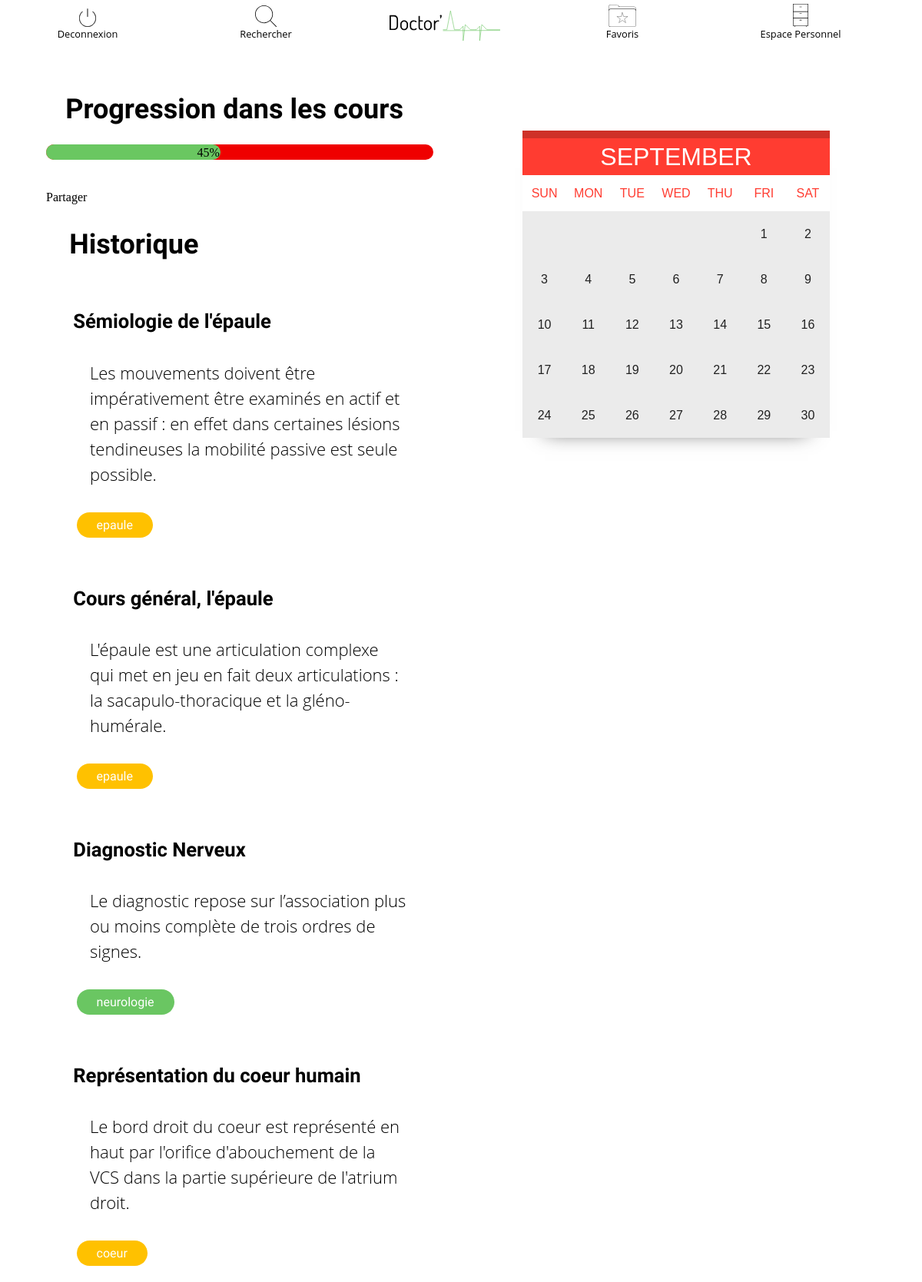
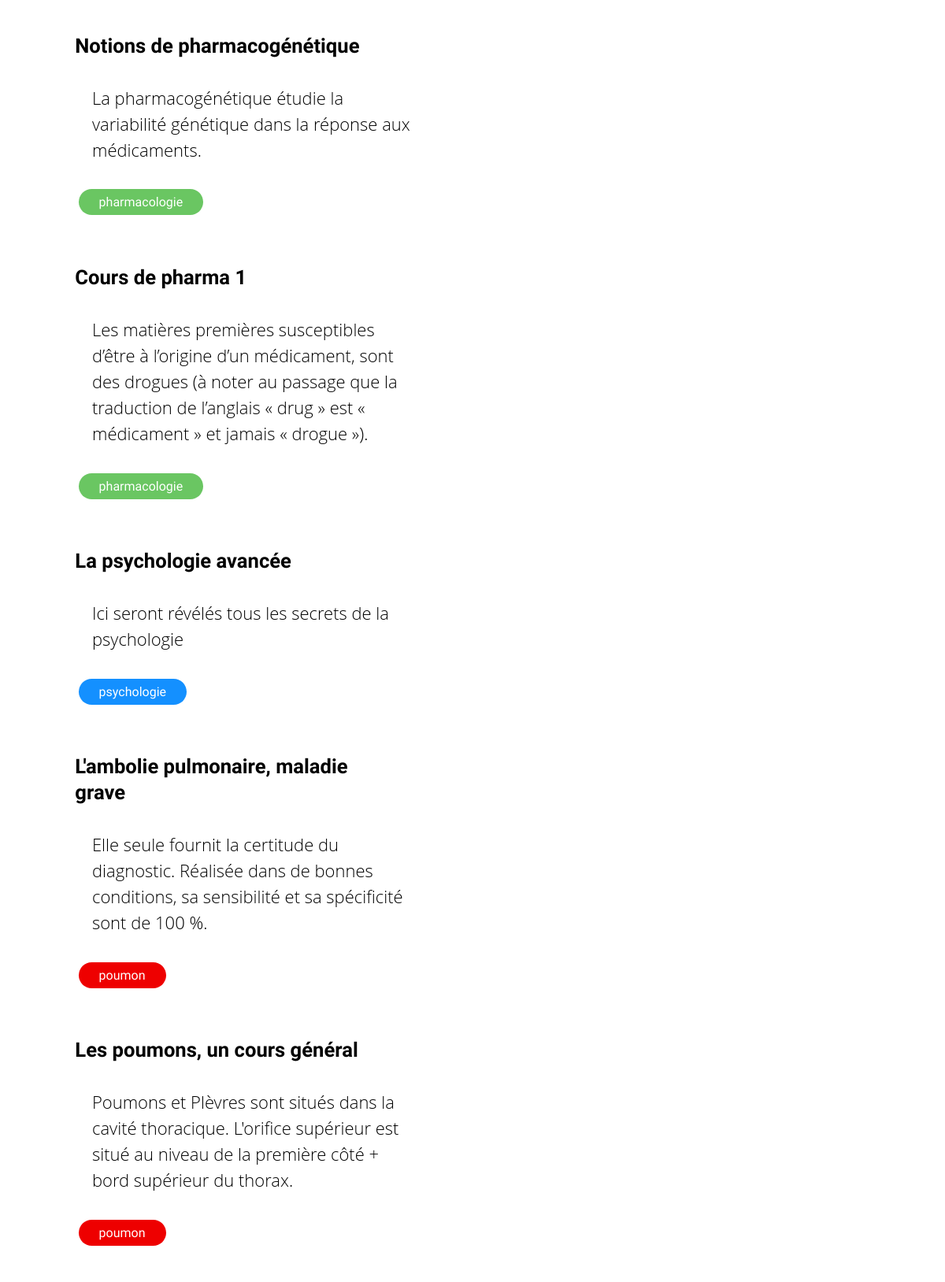
Screenshot of /users/organisation (signed in) with the database file from the repository (2 pictures, top to bottom).
### tables this page shows
CREATE TABLE `cours` (
  `id` int(11) NOT NULL,
  `name` varchar(255) NOT NULL,
  `content` text NOT NULL,
  `mat_id` int(11) NOT NULL,
  `tag_id` int(11) NOT NULL,
  `full_content` text NOT NULL
);

CREATE TABLE `tags` (
  `id` int(11) NOT NULL,
  `name` varchar(20) NOT NULL,
  `color` varchar(20) NOT NULL
);

### controllers/users.php (called while the page is built, shortened)
<?php
class Users extends Controller
{
    protected function organisation()
    {
        $viewmodel = new UserModel();
        $this->returnView($viewmodel->organisation(), false);
    }
}

### classes/Model.php (called while the page is built, shortened)
<?php
abstract class Model
{
    public function __construct()
    {
        $this->_db = new PDO(DBN, DB_USER, DB_PASS);
    }
}

### model/user.php (called while the page is built, shortened)
<?php
class UserModel extends Model
{
    public function organisation()
    {
        $sql = "SELECT cours.id as cours_id, cours.name as cours_name, cours.tag_id as tag, cours.content as cours_content, tags.name as tag_name, tags.color as tag_color FROM (((`users`
                INNER JOIN `history` ON users.id = history.user_id)
                INNER JOIN `cours` ON history.cours_id = cours.id)
                INNER JOIN `tags` ON tags.id = cours.tag_id) WHERE users.id = :id ORDER BY history.id DESC";
        $this->_stmt = $this->_db->prepare($sql);
        $this->_stmt->bindValue(':id', $_SESSION['id']);
        $this->_stmt->execute();
        $row = $this->_stmt->fetchAll(PDO::FETCH_ASSOC);
        $stmt = $this->_db->prepare('SELECT COUNT(*) FROM `cours`');
        $stmt->execute();
        $roow = $stmt->fetchColumn();
        $stmt_progress = $this->_db->prepare('SELECT COUNT(*) FROM `history` WHERE user_id = :id');
        $stmt_progress->bindValue(':id', $_SESSION['id']);
        $stmt_progress->execute();
        $rows = $stmt_progress->fetchColumn();
        $row_final['history'] = $row;
        $row_final['total'] = $roow;
        $row_final['count'] = $rows;
        $row_final['width'] = (int) ($rows / $roow * 100);
        return $row_final;
    }
}

### views/users/organisation.php (the view, shortened to what this page needs)
<!doctype html>
<html lang="fr">
<head>
    <link rel="stylesheet" href="../assets/styles/main.css">
</head>
<body>
<?php require "includes/nav_bar.php"?>
<section id="calendar">
    <div id="wrapOverall">
        <div id="calendar">
            <table>
                <div id="month">
                    <th class="month" colspan="7">SEPTEMBER</th>
                </div>
                <div id="weeks">
                    <tr class="weeks">
                        <td>SUN</td>
                        <td>MON</td>
                        <td>TUE</td>
                        <td>WED</td>
                        <td>THU</td>
                        <td>FRI</td>
                        <td>SAT</td>
                    </tr>
                </div>
                <div id="days">
                    <tr class="week1">
                        <td></td>
                        <td></td>
                        <td></td>
                        <td></td>
                        <td></td>
                        <td class="days">1</td>
                        <td class="days">2</td>
                    </tr>
                    <tr class="week2">
                        <td class="days">3</td>
                        <td class="days">4</td>
                        <td class="days">5</td>
                        <td class="days">6</td>
                        <td class="days">7</td>
                        <td class="days">8</td>
                        <td class="days">9</td>
                    </tr>
                    <tr class="week3">
                        <td class="days">10</td>
                        <td class="days">11</td>
                        <td class="days">12</td>
                        <td class="days">13</td>
                        <td class="days">14</td>
                        <td class="days">15</td>
                        <td class="days">16</td>
                    </tr>
                    <tr class="week4">
                        <td class="days">17</td>
                        <td class="days">18</td>
                        <td class="days">19</td>
                        <td class="days">20</td>
                        <td class="days">21</td>
                        <td class="days">22</td>
                        <td class="days">23</td>
                    </tr>
                    <tr class="week5">
                        <td class="days">24</td>
                        <td class="days">25</td>
                        <td class="days">26</td>
                        <td class="days">27</td>
                        <td class="days">28</td>
                        <td class="days">29</td>
                        <td class="days">30</td>
                    </tr>
                </div>
            </table>
        </div>
</section>
<section id="historique">
    <h2 style="font-size: 36px;">Progression dans les cours</h2>
    <div style="width: 100%; height: 20px; background: #EF0000;margin-bottom: 40px; border-radius: 10px;position: relative;" class="jauge">
        <div style="width: <?=$viewmodel['width']?>%; height: 20px; background: #6AC761; border-radius: 10px;"></div>
        <p style="position: absolute;top: 2px;left: <?=$viewmodel['width'] - 6?>%;"><?=$viewmodel['width']?>%</p>
    </div>
    <div class="fb-share-button" data-href="http://vivianebadach.eu/doctorapp" data-layout="button" data-size="large" data-mobile-iframe="false"><a class="fb-xfbml-parse-ignore" target="_blank" href="https://www.facebook.com/sharer/sharer.php?u=http%3A%2F%2Fvivianebadach.eu%2F&amp;src=sdkpreparse">Partager</a></div>
    <h1 style="font-size: 36px;margin-top: 10px;">Historique</h1>
    <?php foreach ($viewmodel['history'] as $item): ?>
        <article class="article" style="margin: 25px auto;">
            <a href="<?=ROOT_URL . 'courses/articles/' . $item['cours_id']?>">
                <h2><?=$item['cours_name']?></h2>
                <p><?=$item['cours_content']?></p>
                <div class="<?=$item['tag_color']?>_tag"><?=$item['tag_name']?></div>
            </a>
        </article>
    <?php endforeach; ?>
</section>
</body>
</html>

### assets/styles/main.css (style rules this page uses)
* { margin: 0; padding: 0; }
*, *:before, *:after { box-sizing: border-box; }
h2 { font-family: 'Dosis', sans-serif; font-weight: 700; padding: 5%; }
h1 { text-align: center; padding: 4% 0; font-family: 'Dosis', sans-serif; font-weight: 400; background: rgba(255, 255, 255, 0.6); }
a { text-decoration: none; color: black; }
.article { width: 90%; margin: 5% auto -2% auto; background: white; padding: 2%; line-height: 33px; border-radius: 6px; font-size: 22px; font-weight: 200; position: relative; }
.article h2 { font-family: 'Dosis', sans-serif; font-size: 1.6rem; padding: 2% 0; width: 90%; }
.article p { font-family: 'Open sans', sans-serif; padding: 2% 0 2% 5%; margin: 1rem auto; }
.article div { padding: 0 6%; font-size: 1rem; font-weight: 500; }
.yellow_tag, .red_tag, .blue_tag, .green_tag, .purple_tag { font-weight: 500; }
.red_tag { background: #ee0000; font-family: 'Dosis', sans-serif; padding: 1% 3%; border-radius: 33px; width: auto; text-align: center; color: white; display: inline-block; margin: 2% 1%; }
.blue_tag { background: #1490FF; font-family: 'Dosis', sans-serif; padding: 1% 3%; border-radius: 33px; width: auto; text-align: center; color: white; display: inline-block; margin: 2% 1%; }
.green_tag { background: #6AC662; font-family: 'Dosis', sans-serif; padding: 1% 3%; border-radius: 33px; width: auto; text-align: center; color: white; display: inline-block; margin: 2% 1%; }
.yellow_tag { background: #ffc100; font-family: 'Dosis', sans-serif; padding: 1% 3%; border-radius: 33px; width: auto; text-align: center; color: white; display: inline-block; margin: 2% 1%; }
#calendar { float: right; margin: 5% 5%; position: fixed; right: 5%; }
#historique .article { width: 90%; margin: 13% auto; }
#historique { width: 42%; float: left; margin: 8% 5%; }
#historique h1 { font-family: 'Dosis', sans-serif; font-size: 4rem; font-weight: 600; text-align: left; margin: 1% 6%; }
table { width: 400px; height: 400px; background: #ebebeb; margin: 50px auto; border-collapse: collapse; box-shadow: 0 20px 26px -29px rgba(0,0,0,0.75); }
.month { background: #FF3C31; color: #fff; font: 2em/1em arial; height: 45px; border-top: solid 10px #CF3128; }
.weeks { background: #fff; height: 40px; font: 1em/1em arial; color: #FF3C31; text-align: center; }
.week1 td { height: 50px; width: 50px; text-align: center; font: 500 1em/1em arial; color: #212121; }
.week2 td { height: 50px; width: 50px; text-align: center; font: 500 1em/1em arial; color: #212121; }
.week3 td { height: 50px; width: 50px; text-align: center; font: 500 1em/1em arial; color: #212121; }
.week4 td { height: 50px; width: 50px; text-align: center; font: 500 1em/1em arial; color: #212121; }
.week5 td { height: 50px; width: 50px; text-align: center; font: 500 1em/1em arial; color: #212121; }
@media screen and (min-width: 468px) { .article { width: 80%; margin: 0 auto; } }

### rows the page displays
cours: name "Sémiologie de l'épaule", content "Les mouvements doivent être impérativement être examinés en actif et en passif : en effet dans certaines lésions tendineuses la mobilité passive est seule possible.", tag.name "epaule"
cours: name "Cours général, l'épaule", content "L'épaule est une articulation complexe qui met en jeu en fait deux articulations : la sacapulo-thoracique et la gléno-humérale.", tag.name "epaule"
cours: name "Diagnostic Nerveux", content "Le diagnostic repose sur l’association plus ou moins complète de trois ordres de signes.", tag.name "neurologie"
cours: name "Représentation du coeur humain", content "Le bord droit du coeur est représenté en haut par l'orifice d'abouchement de la VCS dans la partie supérieure de l'atrium droit.", tag.name "coeur"
cours: name "Notions de pharmacogénétique", content "La pharmacogénétique étudie la variabilité génétique dans la réponse aux médicaments.", tag.name "pharmacologie"
cours: name "Cours de pharma 1", content "Les matières premières susceptibles d’être à l’origine d’un médicament, sont des drogues (à noter au passage que la traduction de l’anglais « drug » est « médicament » et jamais « drogue »).", tag.name "pharmacologie"
cours: name "La psychologie avancée", content "Ici seront révélés tous les secrets de la psychologie", tag.name "psychologie"
cours: name "L'ambolie pulmonaire, maladie grave", content "Elle seule fournit la certitude du diagnostic. Réalisée dans de bonnes conditions, sa sensibilité et sa spécificité sont de 100 %.", tag.name "poumon"
cours: name "Les poumons, un cours général", content "Poumons et Plèvres sont situés dans la cavité thoracique. L'orifice supérieur est situé au niveau de la première côté + bord supérieur du thorax.", tag.name "poumon"

### other values shown
$viewmodel['width'] "45"
